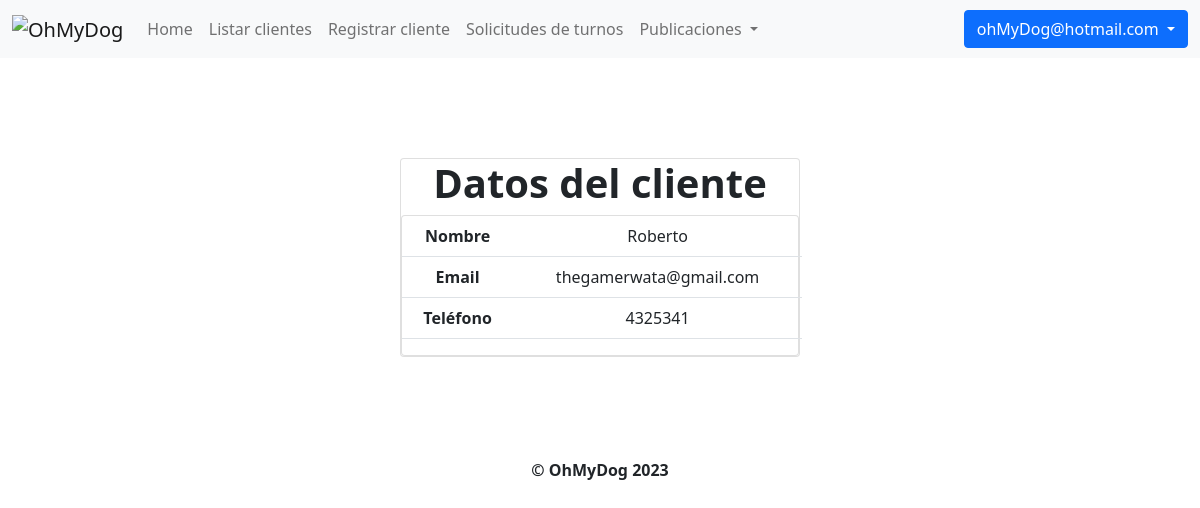
The page /clientes/1/ (signed in) on the database its author committed.
### OhMyDog/models.py (models this page shows, shortened)
class Usuario(AbstractBaseUser, PermissionsMixin):
    mail = models.EmailField(unique=True)
    password = models.CharField(max_length=255)
    cliente = models.OneToOneField(Cliente, null=True, on_delete=models.CASCADE)
    habilitado = models.BooleanField(default=True)
    primer_inicio = models.BooleanField(default=True)
    is_staff = models.BooleanField(default=False)
    USERNAME_FIELD = "mail"
    objects = UsuarioManager()

### OhMyDog/modelos/clientes/clientes.py (models this page shows, shortened)
class Cliente(models.Model):
    id = models.BigAutoField(primary_key=True)
    nombre = models.CharField(max_length=30)
    email = models.EmailField(max_length=30)
    telefono = models.CharField(max_length=20)
    habilitado = models.BooleanField(default=True)

### OhMyDog/views/clientes.py (the view)
# urls.py: path("clientes/<int:cliente_id>/", datos_de_un_cliente, name="datos_de_un_cliente"),
@user_passes_test(superuser_check)
def datos_de_un_cliente(request, cliente_id):
    cliente = buscar_cliente_por_id(cliente_id)
    return render(request, "datos_de_un_cliente.html", {"cliente": cliente})

### OhMyDog/modelos/clientes/__init__.py (called while the page is built)
def buscar_cliente_por_id(id):
    return Cliente.objects.get(id=id)

### OhMyDog/views/auth.py (called while the page is built)
def superuser_check(user):
    return user.is_staff

### OhMyDog/templates/datos_de_un_cliente.html (shortened to what this page needs)
{% extends 'layout.html' %}
{% block content %}
<div class="containerPequeño">
	<div class="card cardPequeño">
		<h1>Datos del cliente</h1>
		<div class="card">
			<table class="table" style="width: 400px">
				<tbody>
					<tr>
						<th scope="row">Nombre</th>
						<td>{{ cliente.nombre }}</td>
					</tr>
					<tr>
						<th scope="row">Email</th>
						<td>{{ cliente.email }}</td>
					</tr>
					<tr>
						<th scope="row">Teléfono</th>
						<td>{{ cliente.telefono }}</td>
					</tr>
				</tbody>
			</table>
		</div>
	</div>
</div>
{% endblock %}

### OhMyDog/templates/layout.html (shortened to what this page needs)
<!DOCTYPE html>
<html>
	<head>
		<link
			href="https://cdn.jsdelivr.net/npm/bootstrap@5.0.2/dist/css/bootstrap.min.css"
			rel="stylesheet"
		/>
	</head>
	<body>
		<header>
			<nav class="navbar navbar-expand-lg navbar-light bg-light">
				<div class="container-fluid">
					<a class="navbar-brand">
						<img src="http://imgfz.com/i/eq02Nh8.png" alt="OhMyDog" />
					</a>
					<div class="collapse navbar-collapse" id="navbarSupportedContent">
						<ul class="navbar-nav me-auto mb-2 mb-lg-0">
							{% if user.is_authenticated %}
								{% if user.is_staff %}
									<li class="nav-item">
										<a class="nav-link" href="{% url 'home' %}">Home</a>
									</li>
									<li class="nav-item">
										<a class="nav-link" href="{% url 'clientes' %}">Listar clientes</a>
									</li>
									<li class="nav-item">
										<a class="nav-link" href="{% url 'registrar_cliente' %}">Registrar cliente</a>
									</li>
									<li class="nav-item">
										<a class="nav-link" href="{% url 'solicitudes_de_turnos' %}">Solicitudes de turnos</a>
									</li>
									<li class="nav-item dropdown">
										<a
											class="nav-link dropdown-toggle"
											role="button"
											data-bs-toggle="dropdown"
											aria-expanded="false"
										>
											Publicaciones
										</a>
								</li>
								{% endif %}
							{% else %}
								<li class="nav-item">
									<a class="nav-link" href="{% url 'home' %}">Home</a>
								</li>
							{% endif %}
						</ul>
						{% if user.is_authenticated %}
							<li class="nav-item dropdown" style="border-radius: 6px; list-style-type: none;">
								<a class="btn {% if user.is_staff %} btn-primary {% else %} btn-success {% endif %} dropdown-toggle" href="#" id="navbarDropdown" role="button" data-bs-toggle="dropdown" aria-expanded="false">
									{{ user.mail }}
								</a>
							</li>
						{% else %}
							<li class="nav-item">
								<a class="btn btn-primary" id="iniciar_sesion" href="{% url 'login' %}">Iniciar sesión</a>
							</li>
						{% endif %}
					</div>
				</div>
			</nav>
		</header>
		<div class="content">
			{% block content %}{% endblock %}
		</div>
		<footer class="footer">
			<p style="text-align: center; font-weight: bold ">© OhMyDog 2023</p>
		</footer>
	</body>
</html>

### OhMyDog/templates/layout.html (style rules this page uses)
h1 { font-weight: bold; }
.containerPequeño { display: flex; justify-content: center; align-items: center; width: 100vw; height: 50vh; }
.cardPequeño { width: 400px; text-align: center; }

### rows shown on the page
Usuario: mail "ohMyDog@hotmail.com"
Cliente: nombre "Roberto", email "thegamerwata@gmail.com", telefono "4325341"
